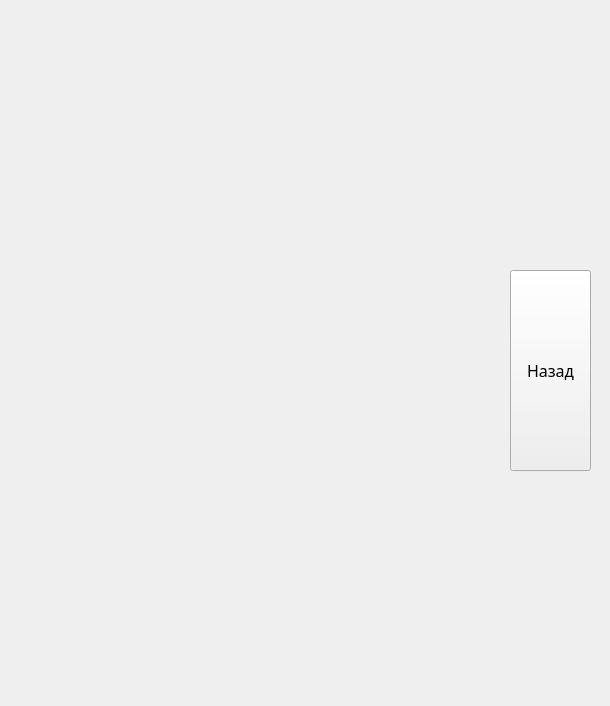
<?xml version="1.0" encoding="UTF-8"?>
<ui version="4.0">
 <class>Form</class>
 <widget class="QWidget" name="Form">
  <property name="geometry">
   <rect>
    <x>0</x>
    <y>0</y>
    <width>610</width>
    <height>706</height>
   </rect>
  </property>
  <property name="windowTitle">
   <string>Form</string>
  </property>
  <widget class="QLabel" name="label">
   <property name="geometry">
    <rect>
     <x>-650</x>
     <y>-370</y>
     <width>1631</width>
     <height>1111</height>
    </rect>
   </property>
   <property name="text">
    <string/>
   </property>
   <property name="pixmap">
    <pixmap>фон.png</pixmap>
   </property>
  </widget>
  <widget class="QPushButton" name="nazad">
   <property name="geometry">
    <rect>
     <x>510</x>
     <y>270</y>
     <width>81</width>
     <height>201</height>
    </rect>
   </property>
   <property name="font">
    <font>
     <family>Segoe Print</family>
     <pointsize>12</pointsize>
    </font>
   </property>
   <property name="text">
    <string>Назад</string>
   </property>
  </widget>
  <widget class="QLabel" name="label_3">
   <property name="geometry">
    <rect>
     <x>0</x>
     <y>10</y>
     <width>501</width>
     <height>691</height>
    </rect>
   </property>
   <property name="text">
    <string/>
   </property>
   <property name="pixmap">
    <pixmap>1 (1).png</pixmap>
   </property>
  </widget>
 </widget>
 <resources/>
 <connections/>
</ui>
